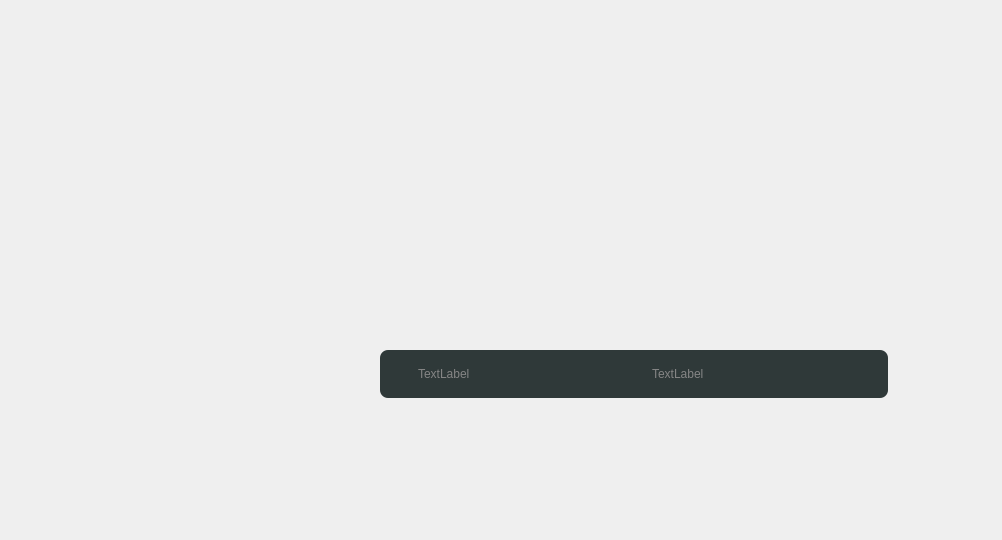
<?xml version="1.0" encoding="UTF-8"?>
<ui version="4.0">
 <class>Dialog</class>
 <widget class="QDialog" name="Dialog">
  <property name="geometry">
   <rect>
    <x>0</x>
    <y>0</y>
    <width>1002</width>
    <height>540</height>
   </rect>
  </property>
  <property name="windowTitle">
   <string>Dialog</string>
  </property>
  <widget class="QWidget" name="onesubitem_2" native="true">
   <property name="geometry">
    <rect>
     <x>380</x>
     <y>350</y>
     <width>508</width>
     <height>48</height>
    </rect>
   </property>
   <property name="styleSheet">
    <string notr="true">QWidget{
background-color : #2f3939  ;
border-radius: 8px;
}</string>
   </property>
   <layout class="QHBoxLayout" name="horizontalLayout_5">
    <item>
     <widget class="QPushButton" name="moreinfo_4">
      <property name="styleSheet">
       <string notr="true">QPushButton{ 
background-color : none;
border:none;
padding : 0px ;
}</string>
      </property>
      <property name="text">
       <string/>
      </property>
      <property name="icon">
       <iconset resource="../icons/image.qrc">
        <normaloff>:/image/core/user-line.svg</normaloff>:/image/core/user-line.svg</iconset>
      </property>
      <property name="iconSize">
       <size>
        <width>30</width>
        <height>30</height>
       </size>
      </property>
     </widget>
    </item>
    <item>
     <widget class="QLabel" name="name_2">
      <property name="minimumSize">
       <size>
        <width>150</width>
        <height>0</height>
       </size>
      </property>
      <property name="maximumSize">
       <size>
        <width>150</width>
        <height>16777215</height>
       </size>
      </property>
      <property name="styleSheet">
       <string notr="true">color : #858585 ; </string>
      </property>
      <property name="text">
       <string>TextLabel</string>
      </property>
     </widget>
    </item>
    <item>
     <spacer name="horizontalSpacer_7">
      <property name="orientation">
       <enum>Qt::Horizontal</enum>
      </property>
      <property name="sizeType">
       <enum>QSizePolicy::Fixed</enum>
      </property>
      <property name="sizeHint" stdset="0">
       <size>
        <width>40</width>
        <height>20</height>
       </size>
      </property>
     </spacer>
    </item>
    <item>
     <widget class="QPushButton" name="moreinfo_5">
      <property name="styleSheet">
       <string notr="true">QPushButton{ 
background-color : none;
border:none;
padding : 0px ;
}</string>
      </property>
      <property name="text">
       <string/>
      </property>
      <property name="icon">
       <iconset resource="../icons/image.qrc">
        <normaloff>:/image/social/date-outline-badged.svg</normaloff>:/image/social/date-outline-badged.svg</iconset>
      </property>
      <property name="iconSize">
       <size>
        <width>30</width>
        <height>30</height>
       </size>
      </property>
     </widget>
    </item>
    <item>
     <widget class="QLabel" name="date_2">
      <property name="styleSheet">
       <string notr="true">color : #858585 ; </string>
      </property>
      <property name="text">
       <string>TextLabel</string>
      </property>
     </widget>
    </item>
    <item>
     <spacer name="horizontalSpacer_8">
      <property name="orientation">
       <enum>Qt::Horizontal</enum>
      </property>
      <property name="sizeHint" stdset="0">
       <size>
        <width>40</width>
        <height>20</height>
       </size>
      </property>
     </spacer>
    </item>
    <item>
     <widget class="QPushButton" name="moreinfo_6">
      <property name="styleSheet">
       <string notr="true">QPushButton{ 
background-color : none;
border:none;
padding : 0px ;
}</string>
      </property>
      <property name="text">
       <string/>
      </property>
      <property name="icon">
       <iconset resource="../icons/image.qrc">
        <normaloff>:/image/core/info-standard-line.svg</normaloff>:/image/core/info-standard-line.svg</iconset>
      </property>
      <property name="iconSize">
       <size>
        <width>30</width>
        <height>30</height>
       </size>
      </property>
     </widget>
    </item>
   </layout>
  </widget>
 </widget>
 <resources>
  <include location="../icons/image.qrc"/>
 </resources>
 <connections/>
</ui>
